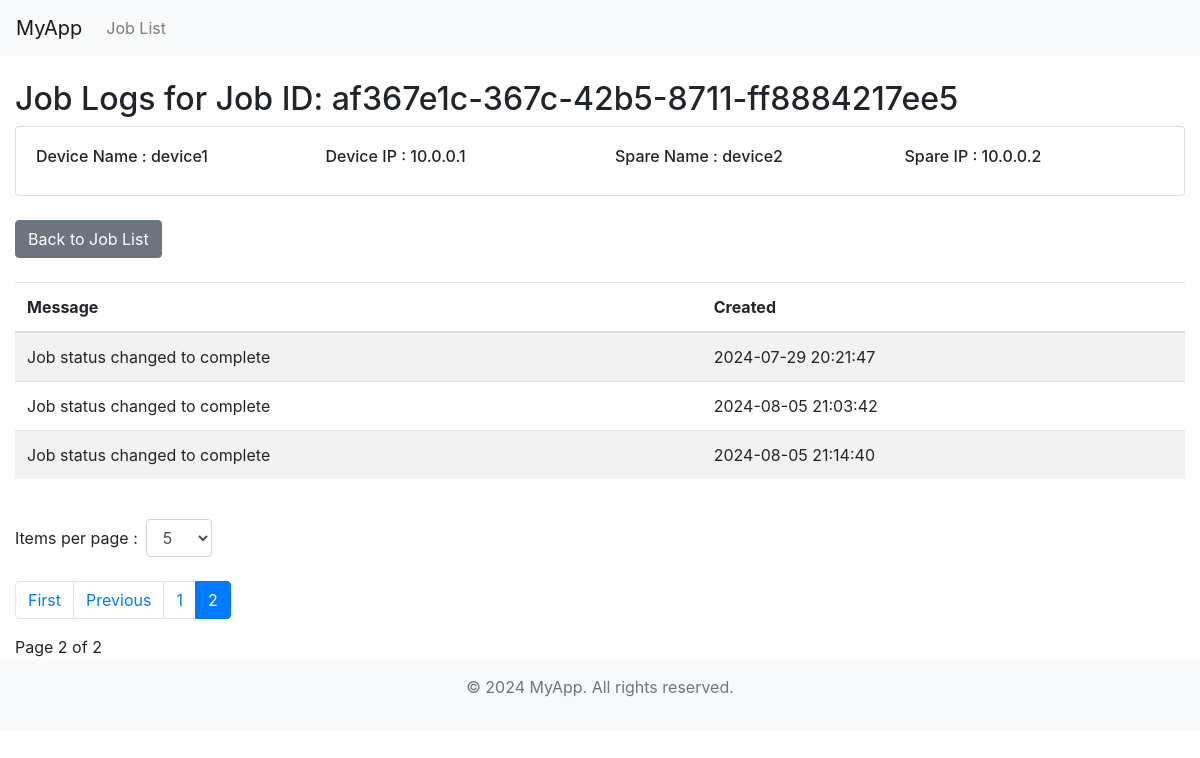
/jobapp/af367e1c-367c-42b5-8711-ff8884217ee5/joblogs/?page=2&paginate_by=5, run on an earlier commit of the app's database.
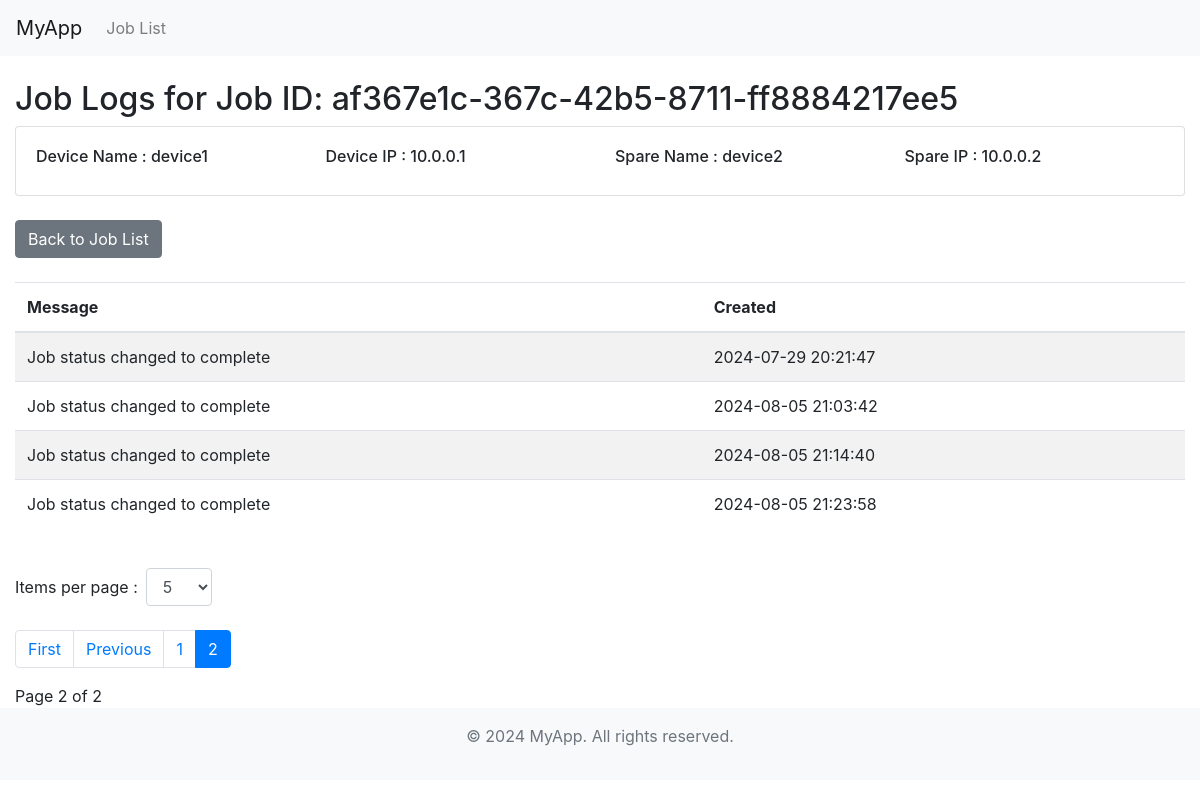
And on a later commit of the database.
### jobapp/models.py (models this page shows)
class JobLog(models.Model):
    job = models.ForeignKey(Job, on_delete=models.CASCADE)
    message = models.TextField()
    created = models.DateTimeField(auto_now_add=True)

### jobapp/views.py (the view)
# urls.py: path('<uuid:job_id>/joblogs/', views.JobLogListView.as_view(), name='joblog_list'),
class JobLogListView(ListView):
    model = JobLog
    template_name = 'jobapp/joblog_list.html'
    context_object_name = 'joblogs'
    paginate_by = 5  # Default value
    def get_queryset(self):
        job_id = self.kwargs.get('job_id')
        return JobLog.objects.filter(job_id=job_id).order_by('created')
    def get_context_data(self, **kwargs):
        context = super().get_context_data(**kwargs)
        job_id = self.kwargs.get('job_id')
        job = get_object_or_404(Job, job_id=job_id)
        context['job'] = job
        context['paginate_by'] = self.get_paginate_by(self.get_queryset())
        return context
    def get_paginate_by(self, queryset):
        paginate_by = self.request.GET.get('paginate_by', self.paginate_by)
        try:
            return int(paginate_by)
        except (TypeError, ValueError):
            return self.paginate_by

### jobapp/templates/jobapp/joblog_list.html (shortened to what this page needs)
{% extends 'base.html' %}
{% block content %}
    <h2>Job Logs for Job ID: {{ job.job_id }}</h2>
    <div class="card">
        <div class="card-body">
            <div class="row">
                <div class="col-md-3">
                    <h6>Device Name : {{ job.device_name }}</h6>
                </div>
                <div class="col-md-3">
                    <h6>Device IP :  {{ job.device_ip }}</h6>
                </div>
                <div class="col-md-3">
                    <h6>Spare Name : {{ job.spare_name }}</h6>
                </div>
                <div class="col-md-3">
                    <h6>Spare IP : {{ job.spare_ip }}</h6>
                </div>
            </div>
        </div>
    </div>
    <div class="mt-4">
        <a class="btn btn-secondary" href="{% url 'jobs:job_list' %}">Back to Job List</a>
    </div>
    <div class="mt-4 table-responsive">
        <table class="table table-striped">
            <thead>
                <tr>
                    <th>Message</th>
                    <th>Created</th>
                </tr>
            </thead>
            <tbody>
                {% for log in joblogs %}
                <tr>
                    <td>{{ log.message }}</td>
                    <td>{{ log.created|date:"Y-m-d H:i:s" }}</td>
                </tr>
                {% empty %}
                <tr>
                    <td colspan="2">No logs found for this job.</td>
                </tr>
                {% endfor %}
            </tbody>
        </table>
    </div>
    <div class="mt-4">
        <form method="get" action="" class="form-inline">
            <label class="mr-2"  for="paginate_by">Items per page : </label>
            <select name="paginate_by" id="paginate_by" class="form-control mr-2" onchange="this.form.submit()">
                <option value="5" {% if paginate_by == 5 %}selected{% endif %}>5</option>
            </select>
        </form>
        <br>
        <ul class="pagination">
            {% if page_obj.has_previous %}
                <li class="page-item">
                    <a class="page-link" href="?page=1&paginate_by={{ paginate_by }}">First</a>
                </li>
                <li class="page-item">
                    <a class="page-link" href="?page={{ page_obj.previous_page_number }}&paginate_by={{ paginate_by }}">Previous</a>
                </li>
            {% endif %}
            {% for num in page_obj.paginator.page_range %}
                {% if num == page_obj.number %}
                    <li class="page-item active" aria-current="page">
                        <span class="page-link">{{ num }}</span>
                    </li>
                {% else %}
                    <li class="page-item">
                        <a class="page-link" href="?page={{ num }}&paginate_by={{ paginate_by }}">{{ num }}</a>
                    </li>
                {% endif %}
            {% endfor %}
        </ul>
        <span>Page {{ page_obj.number }} of {{ page_obj.paginator.num_pages }}</span>
    </div>
{% endblock %}

What changed in the data, as far as the page shows it:
added JobLog: message "Job status changed to complete", created "2024-08-05 21:23:58"
